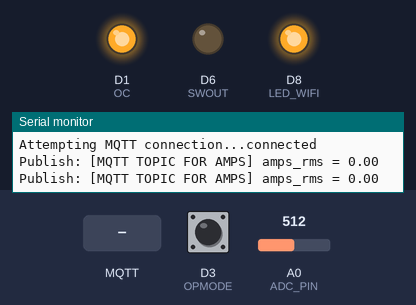
A sketch run on a simulated ESP8266 (NodeMCU). On the bench: output pins drawn as LEDs (lit = HIGH), the last lines printed to the serial monitor. The test bench sets the inputs (shaded band); at power-on: A0 (ADC_PIN) = 512, D3 (OPMODE) LOW. WiFi joins after 1.5 s; servers stay silent unless stated; no MQTT or app messages arrive unless stated.

Above: at 2.7 s.
2.8 s: MQTT message "1" arrives on the first subscribed topic
At 3.2 s:
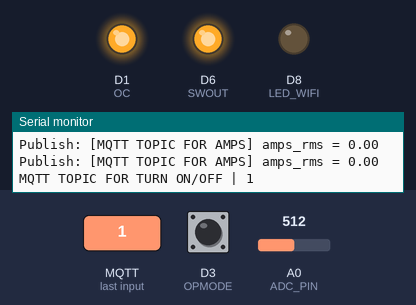
4.3 s: A0 (ADC_PIN) set to 581
6.0 s: A0 (ADC_PIN) set to 608
At 7.8 s:
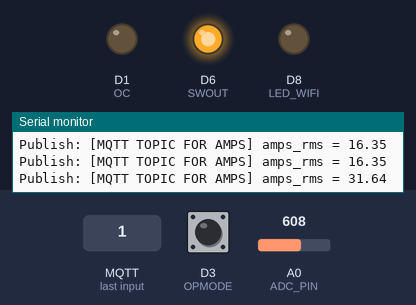
8.5 s: MQTT message "on" arrives on the first subscribed topic
At 8.8 s:
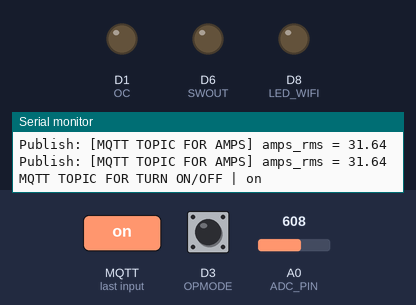
10.0 s: MQTT message "off" arrives on the first subscribed topic
Timing chart, 0 to 12.5 s (numbered marks = the images above; inputs shaded):
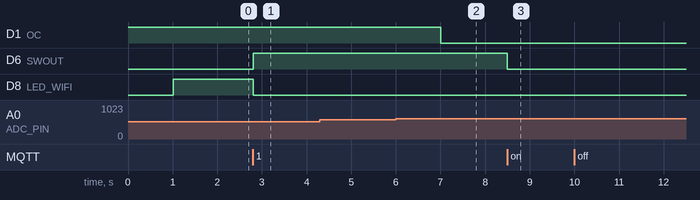

Measured:
- the behaviour switches between 597 and 598 on A0 (ADC_PIN) (found by bisection; images 1 and 2)
- after the input at 2.8 s, D6 (SWOUT): LOW → HIGH at once; D8 (LED_WIFI): HIGH → LOW at once
- after the input at 6.0 s, D1 (OC): HIGH → LOW after 1.0 s
- after the input at 8.5 s, D6 (SWOUT): HIGH → LOW at once

The sketch:

mcu_mqtt.ino
```cpp
/*
 * Smartplug controller code for ESP8266.
 * Author: ndomx (https://github.com/ndomx)
 *
 * This code uses the PubSubClient library and
 * is based on the example code provided the author.
 * Original code available on:
 * https://github.com/knolleary/pubsubclient/blob/master/examples/mqtt_esp8266/mqtt_esp8266.ino
 */

#include <Ticker.h>
#include <ESP8266WiFi.h>
#include <PubSubClient.h>

#include "private_data.h"
#include "esp8266_header.h"

String clientId = "ESP8266-sp1"; // Be sure to change it for each device

WiFiClient espClient;
PubSubClient client(espClient);

char pub_msg[PUB_MSG_LENGTH];

Ticker rms_calculation;
float amps_array[AMPS_ARRAY_LENGTH];
int amps_index;

float amps_rms;

long last_measurement;
bool is_resting;

void setup()
{
    pinMode(SWOUT, OUTPUT);
    pinMode(SWIN, INPUT);
    pinMode(OC, OUTPUT);
    pinMode(LED_WIFI, OUTPUT);
    pinMode(ADC_PIN, INPUT);

    // Ensure the OC flag starts deactivated
    digitalWrite(OC, HIGH);

    Serial.begin(115200);
    setup_wifi();
    setup_mqtt();

    rms_calculation.attach_ms(TICKER_INTERVAL_MS, measure_amps);
}

void loop()
{
    if (!client.connected())
    {
        reconnect();
    }
    client.loop();

    if (is_resting)
    {
        long now = millis();
        if (now - last_measurement > TICKER_REST_MS)
        {
            is_resting = false;
            rms_calculation.attach_ms(TICKER_INTERVAL_MS, measure_amps);
        }
    }
}

void setup_wifi()
{
    delay(10);

    Serial.println();
    Serial.print("Connecting to ");
    Serial.println(ssid);

    WiFi.begin(ssid, password);

    bool led_state = LOW;

    while (WiFi.status() != WL_CONNECTED)
    {
        delay(500);
        Serial.print(".");

        digitalWrite(LED_WIFI, led_state);
        led_state ^= HIGH;
    }

    Serial.println("");
    Serial.println("WiFi connected");
    Serial.println("IP address: ");
    Serial.println(WiFi.localIP());

    digitalWrite(LED_WIFI, LOW);
}

void setup_mqtt()
{
    client.setServer(mqtt_server, 1883);
    client.setCallback(on_message);

    client.subscribe(topic_power);
}

void on_message(char *topic, byte *payload, unsigned int length)
{
    digitalWrite(LED_WIFI, HIGH);

    Serial.print(topic);
    Serial.print(" | ");
    for (int i = 0; i < length; i++)
    {
        Serial.print((char)payload[i]);
    }
    Serial.println();

    toggle_plug(payload[0] == '1');

    digitalWrite(LED_WIFI, LOW);
}

void reconnect()
{
    digitalWrite(LED_WIFI, HIGH);
    while (!client.connected())
    {
        Serial.print("Attempting MQTT connection...");

        if (client.connect(clientId.c_str()))
        {
            Serial.println("connected");
            client.subscribe(topic_power);
        }
        else
        {
            Serial.print("failed, rc=");
            Serial.print(client.state());
            Serial.println(" try again in 5 seconds");
            delay(5000);
        }
    }
}

void publish(void)
{
    Serial.print("Publish: [");
    Serial.print(topic_amps);
    Serial.print("] amps_rms = ");
    Serial.println(amps_rms);

    snprintf(pub_msg, PUB_MSG_LENGTH, "amps_rms: %f", amps_rms);
    client.publish(topic_amps, pub_msg);
}

void measure_amps()
{
    // The current sample has an offset of Vdd/2,
    // so its necessary to substract 1024/2 from the
    // sampled value
    float amps = (analogRead(ADC_PIN) - 512) * MAX_AMPS / 512;

    amps_array[amps_index++] = amps * amps;
    if (amps_index >= AMPS_ARRAY_LENGTH)
    {
        amps_index = 0;
        on_measurement_ready();
    }
}

void on_measurement_ready()
{
    rms_calculation.detach();

    calculate_amps_rms();
    publish();

    last_measurement = millis();
    is_resting = true;
}

void calculate_amps_rms()
{
    float sum;
    for (int idx = 0; idx < AMPS_ARRAY_LENGTH; idx++)
    {
        sum += amps_array[idx];
    }

    amps_rms = sum / AMPS_ARRAY_LENGTH;
    /*
     * Technically, amps_rms would be equal to the sqrt of
     * the actual quantity, but its best not to calculate
     * sqrts in the mcu, but to calculate them server side
     */

    if (amps_rms > OVERCURRENT_TH * OVERCURRENT_TH)
    {
        // Theres no software way of clearing the OC flag
        // To turn it off, the MCU must be resetted
        digitalWrite(OC, LOW);
    }
}

void toggle_plug(bool next_state)
{
    bool opmode = digitalRead(OPMODE);
    if (opmode)
    {
        bool swin = digitalRead(SWIN);
        digitalWrite(SWOUT, swin);
    }
    else
    {
        digitalWrite(SWOUT, next_state);
    }
}
```

esp8266_header.h
```cpp
/*
 * Header file for functions:
 * This file is read before the main code by the compiler, and so,
 * it allow us to make use of this functions before declaring them
 * in the main code.
 *
 * The use of this kind of files is absolutely optional for small
 * codes/projects like this one, but I find it a good practice to
 * use them anyway.
 */

#ifndef ESP8266_HEADER_H
#define ESP8266_HEADER_H

#include <Arduino.h>

#define SWOUT D6
#define SWIN D0
#define OPMODE D3
#define OC D1
#define LED_WIFI D8
#define ADC_PIN A0

#define PUB_MSG_LENGTH 20

#define AMPS_ARRAY_LENGTH 40
#define TICKER_INTERVAL_MS 2

#define TICKER_REST_MS 1000

#define MAX_AMPS 30.0 // Max current supported by sensor
#define OVERCURRENT_TH 5 // OC threshold

void setup_wifi(void);

void setup_mqtt(void);
void on_message(char *topic, byte *payload, unsigned int length);
void reconnect(void);
void publish(void);

void measure_amps(void);
void calculate_amps_rms(void);
void on_measurement_ready(void);

void toggle_plug(bool next_state);

#endif // ESP8266_HEADER_H
```

dummy_private_data.h
```cpp
/*
 * Header file that contains all private data of the communication
 * including WiFi SSID & password, and MQQT Broker address and
 * device topics.
 *
 * REMEMBER TO RENAME THIS FILE TO private_data.h
 */

#ifndef PRIVATE_DATA_H
#define PRIVATE_DATA_H

const char *ssid = "WIFI SSID";
const char *password = "WIFI PASSWORD";

const char *mqtt_server = "MQTT BROKER ADDRESS";
const char *topic_power = "MQTT TOPIC FOR TURN ON/OFF";
const char *topic_amps = "MQTT TOPIC FOR AMPS";

/*
 * Each device should have its own topic, i.e.:
 * home/light1/power
 * home/light1/amps
 * kitchen/microwave_power
 * ...
 *
 * Unless you wish to control more than one plug at
 * the same time, i.e.: home/all-lights
 */
#endif // PRIVATE_DATA_H
```
